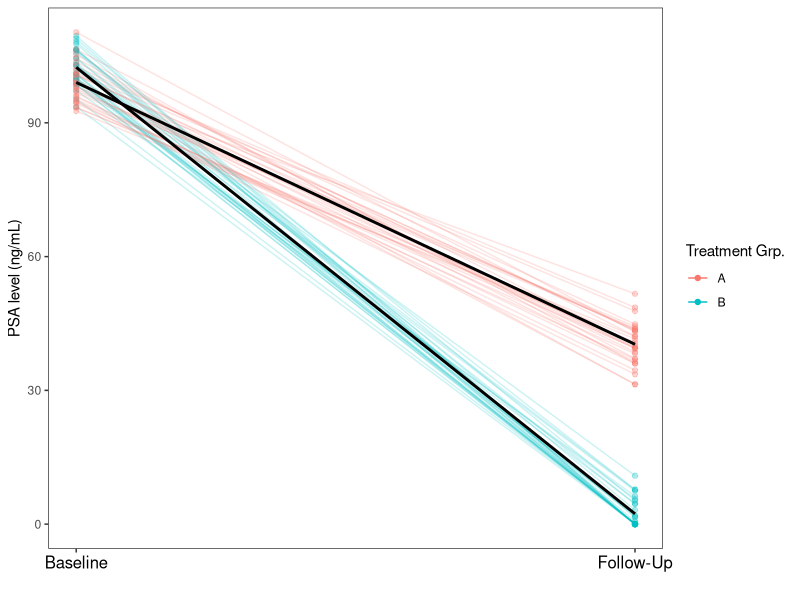

Write the R code that produced this figure.
## ---- chunk 1
#| warning: FALSE
#| message: FALSE
#| echo: FALSE
set.seed(4)
library(tidyverse)

df_psa_problem_init <- data.frame(
  psa_levels = c(
    rnorm(30, mean = 100, sd = 5),
    rnorm(30, mean = 1, sd = 5),
    rnorm(30, mean = 100, sd = 5),
    rnorm(30, mean = 40, sd = 5)
  ),
  group = c(
    rep("B", 60),
    rep("A", 60)
  ),
  time = c(
    rep(0, 30),
    rep(1, 30),
    rep(0, 30),
    rep(1, 30)
  ),
  patient_id = c(
    seq(from = 1, to = 30),
    seq(from = 1, to = 30),
    seq(from = 31, to = 60),
    seq(from = 31, to = 60)
  )
) |>
  mutate(
    psa_levels = case_when(
      psa_levels < 0 ~ 0,
      .default = psa_levels
    )
  )

df_psa_problem <- df_psa_problem_init |>
  mutate(psa_baseline = c(
    rep(
      df_psa_problem_init |> filter(group == "B" & time == 0) |>
        pull(psa_levels), 2),
    rep(
      df_psa_problem_init |> filter(group == "A" & time == 0) |>
        pull(psa_levels), 2)
    ),
         psa_after = c(
    rep(
      df_psa_problem_init |> filter(group == "B" & time == 1) |>
        pull(psa_levels), 2),
    rep(
      df_psa_problem_init |> filter(group == "A" & time == 1) |>
        pull(psa_levels), 2)
    ),
         psa50_achieved = ((psa_baseline - psa_after) / psa_baseline) >= 0.50
  )

p <- df_psa_problem |>
  ggplot(aes(x = time, y = psa_levels, col = group,
             group = patient_id)) +
  geom_point(alpha = 0.3) +
  geom_line(aes(x = time, y = psa_levels), alpha = 0.2) +
  geom_smooth(
    aes(x = time, y = psa_levels, group = group),
    color = "black",
    alpha = 0.8,
    se = FALSE,
    method = lm) +
  scale_x_continuous(
    breaks = c(0, 1),
    labels = c("Baseline", "Follow-Up")
  ) +
  labs(x = "", y = "PSA level (ng/mL)",
       col = "Treatment Grp.") +
  guides(col = guide_legend(override.aes = list(alpha = 1))) +
  theme_bw() +
  theme(
    panel.grid.major = element_blank(),
    panel.grid.minor = element_blank(),
    axis.text.x = element_text(size = 12, color = "black")
  )

psa50_test <- 
  df_psa_problem |>
  select(group, patient_id, psa50_achieved) |>
  distinct() |>
  summarise(.by = group,
            psa50_no = sum(!psa50_achieved),
            psa50_yes = sum(psa50_achieved)) |>
  select(psa50_no, psa50_yes) |>
  as.matrix() |>
  fisher.test()
## ---- chunk 2
#| message: FALSE
#| echo: FALSE
p
